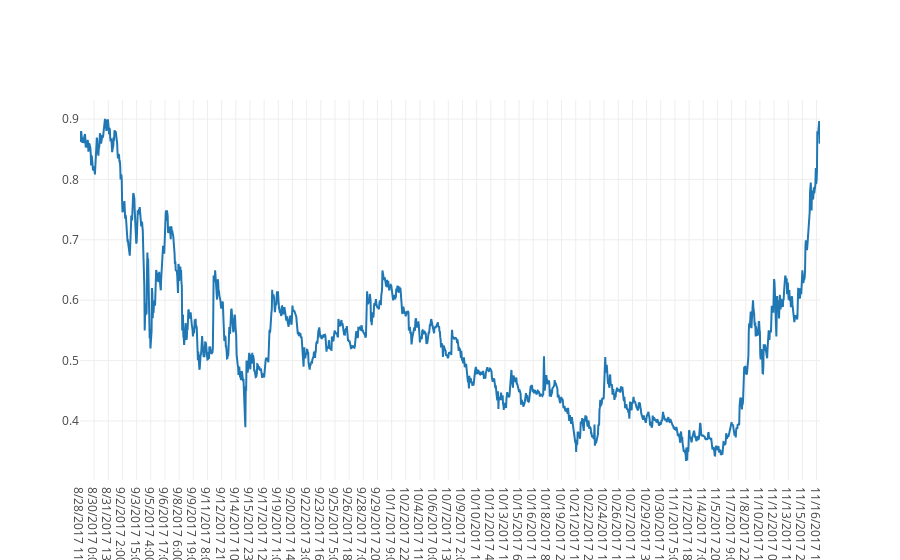

This figure's notebook cell:
### Code cell
btc_trace = go.Scatter(x=data.index, y=data['IOT'], name= 'IOT')
py.iplot([btc_trace])

### Figure 1 — Plotly figure (JSON) as saved in the notebook; plotly's stock layout.template omitted (floating-point values rounded to 4 significant figures; data arrays with more than 128 entries replaced by an {"elided": "..."} marker saying what was removed)
{"data": [{"name": "IOT", "type": "scatter", "x": {"elided": "1934 str values"}, "y": {"elided": "1934 float values"}}], "layout": {}}
